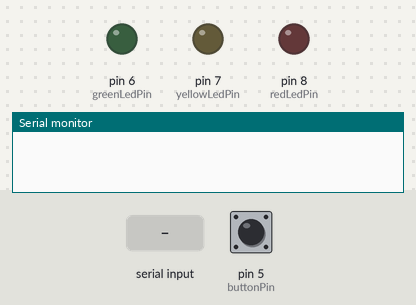
A sketch run on a simulated Arduino Uno, built with avr-gcc and run on an emulated ATmega328P. On the bench: output pins drawn as LEDs (lit = HIGH), the last lines printed to the serial monitor. The test bench sets the inputs (shaded band); at power-on: pin 5 (buttonPin) HIGH.

Above: at 1.2 s.
1.3 s: pin 5 (buttonPin) pulled LOW for 3.2 s
At 3.7 s:
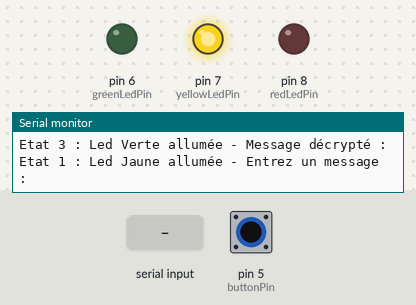
6.0 s: "1\n" received over Serial
7.5 s: pin 5 (buttonPin) pulled LOW for 0.15 s
At 8.7 s:
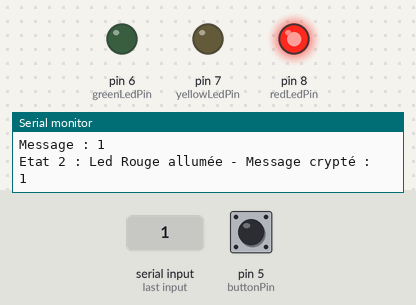
9.1 s: pin 5 (buttonPin) pulled LOW for 1 s
At 9.5 s:
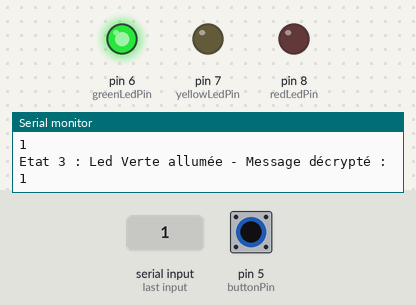
Timing chart, 0 to 12.1 s (numbered marks = the images above; inputs shaded):
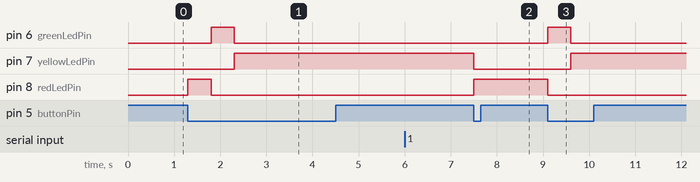

The sketch:

cezar.ino
```cpp
const int buttonPin = 5;
const int greenLedPin = 6;
const int yellowLedPin = 7;
const int redLedPin = 8;

char message[100];
int state = 0;
int shift = 2;

void setup() {

  pinMode(buttonPin, INPUT_PULLUP);
  pinMode(greenLedPin, OUTPUT);
  pinMode(yellowLedPin, OUTPUT);
  pinMode(redLedPin, OUTPUT);

  digitalWrite(greenLedPin, LOW);
  digitalWrite(yellowLedPin, LOW);
  digitalWrite(redLedPin, LOW);

  Serial.begin(9600);
}

void loop() {
  if (digitalRead(buttonPin) == LOW) {
    state = (state + 1) % 3;
    updateLedState();
    delay(500);
  }
}

void updateLedState() {
  digitalWrite(greenLedPin, state == 2 ? HIGH : LOW);
  digitalWrite(yellowLedPin, state == 0 ? HIGH : LOW);
  digitalWrite(redLedPin, state == 1 ? HIGH : LOW);

  if (state == 0) {

    Serial.println("Etat 1 : Led Jaune allumée - Entrez un message : ");
    while (Serial.available() == 0);
    Serial.readBytesUntil('\n', message, sizeof(message));
    Serial.print("Message : ");
    Serial.println(message);
  } else if (state == 1) {
    Serial.println("Etat 2 : Led Rouge allumée - Message crypté : ");
    encrypt(message, shift);
    Serial.println(message);
  } else if (state == 2) {
    Serial.println("Etat 3 : Led Verte allumée - Message décrypté : ");
    decrypt(message, shift);
    Serial.println(message);
  }

}

void encrypt(char *message, int shift) {

  int i = 0;
  while (message[i] != '\0') {
    if (message[i] >= 'A' && message[i] <= 'Z')
      message[i] = 'A' + (message[i] - 'A' + shift) % 26;
    else if (message[i] >= 'a' && message[i] <= 'z')
      message[i] = 'a' + (message[i] - 'a' + shift) % 26;
    i++;
  }

}

void decrypt(char *message, int shift) {

  encrypt(message, 26 - shift);

}
```

Measured:
- after the input at 1.3 s, pin 6 (greenLedPin): LOW → HIGH after 0.50 s, → LOW 0.50 s later; pin 7 (yellowLedPin): LOW → HIGH after 1.0 s; pin 8 (redLedPin): LOW → HIGH at once, → LOW 0.50 s later
- after the input at 7.5 s, pin 7 (yellowLedPin): HIGH → LOW at once; pin 8 (redLedPin): LOW → HIGH at once
- after the input at 9.1 s, pin 6 (greenLedPin): LOW → HIGH at once, → LOW 0.50 s later; pin 7 (yellowLedPin): LOW → HIGH after 0.50 s; pin 8 (redLedPin): HIGH → LOW at once
